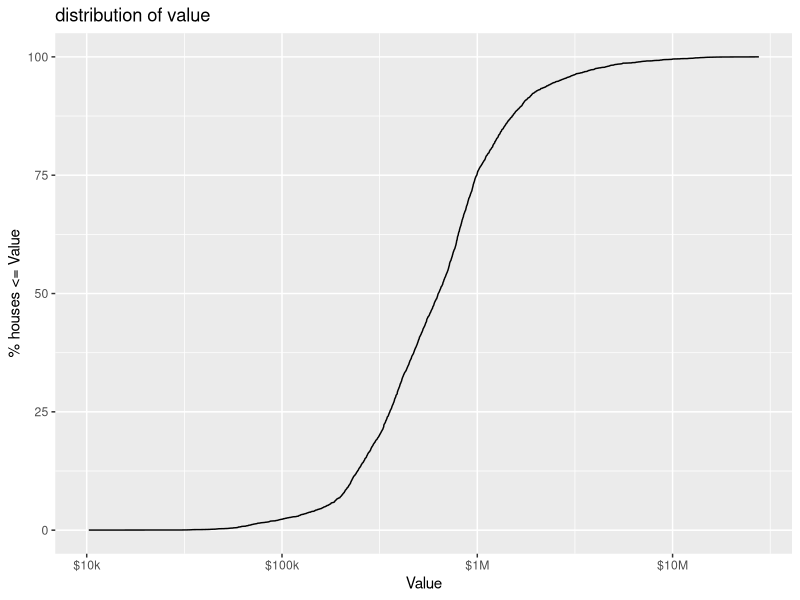
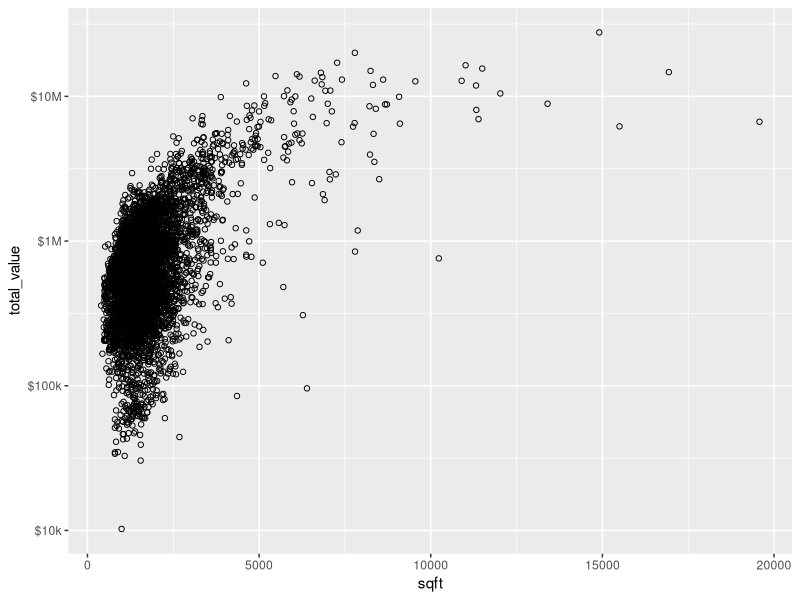
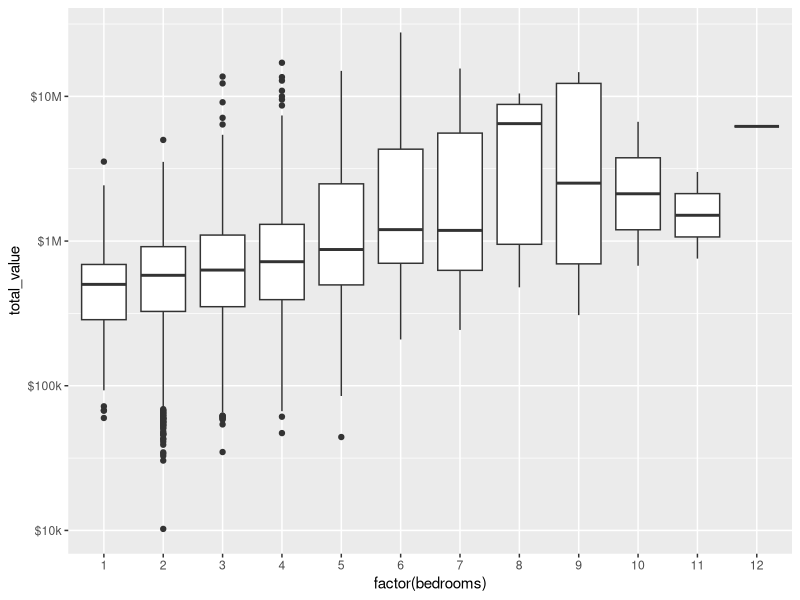
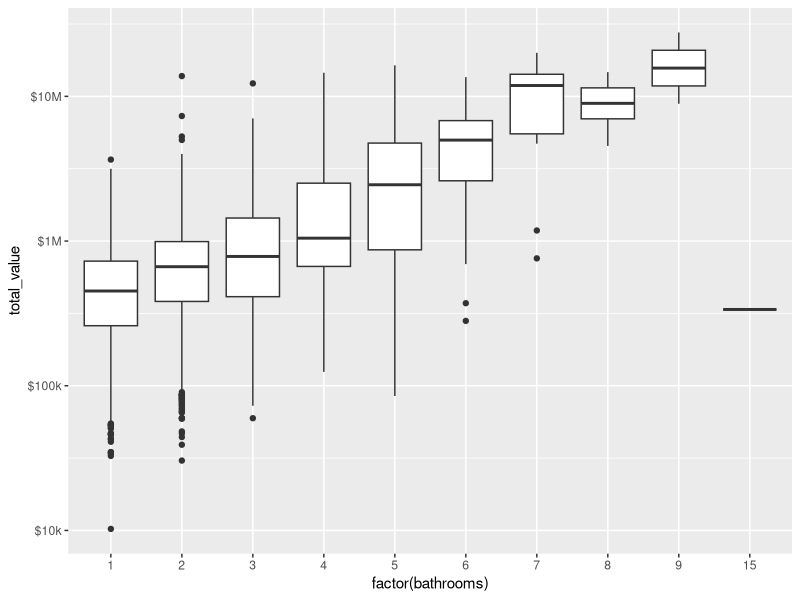
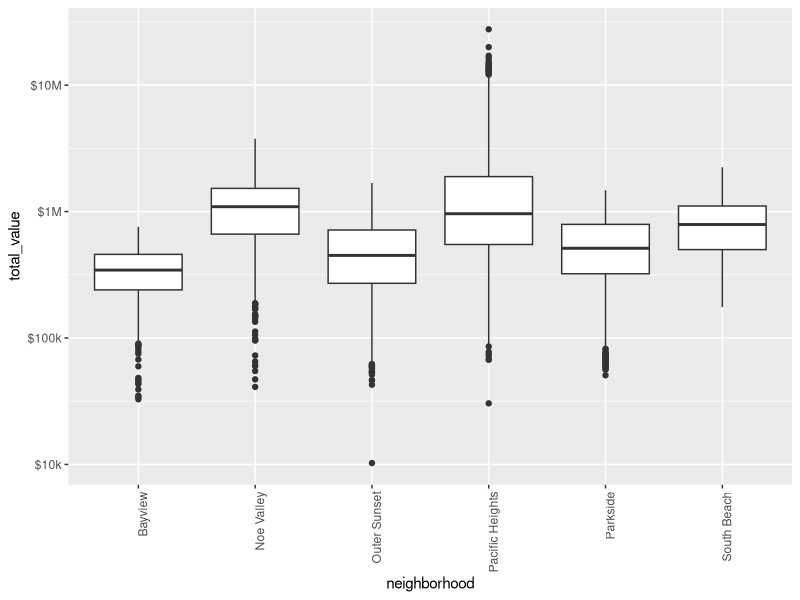
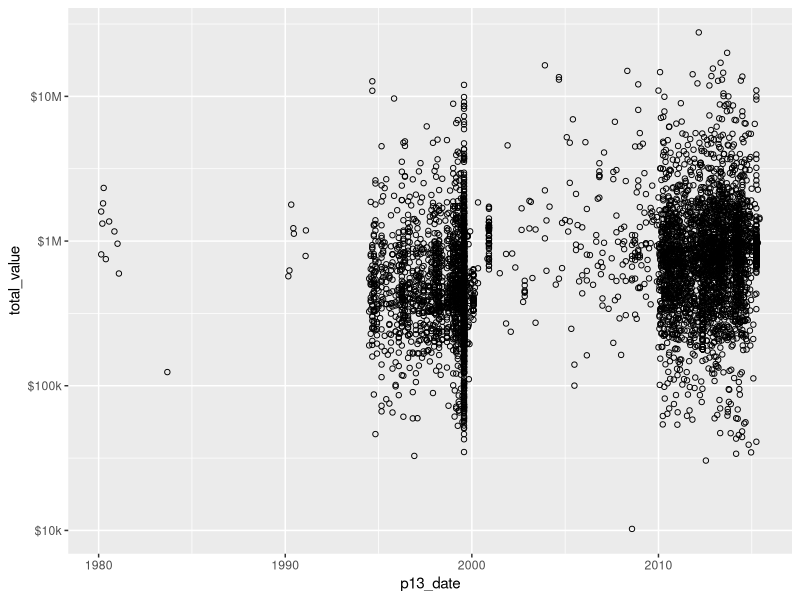
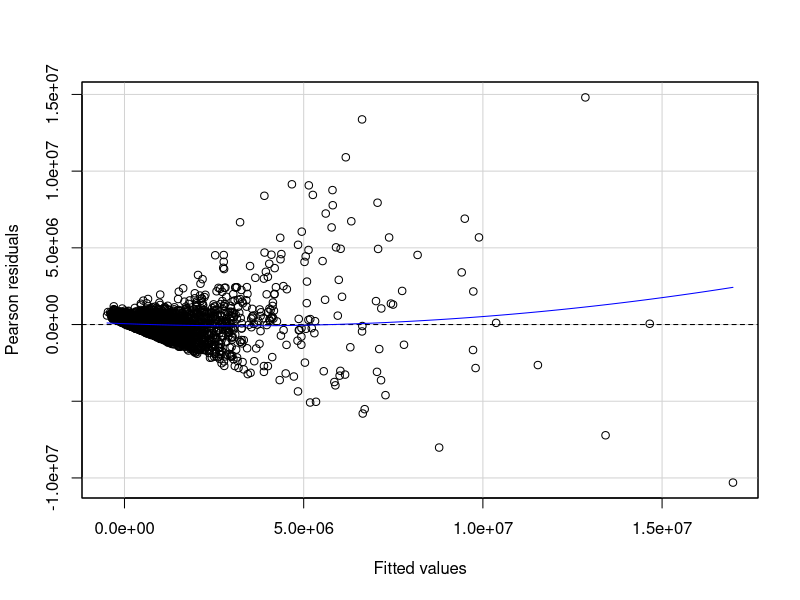
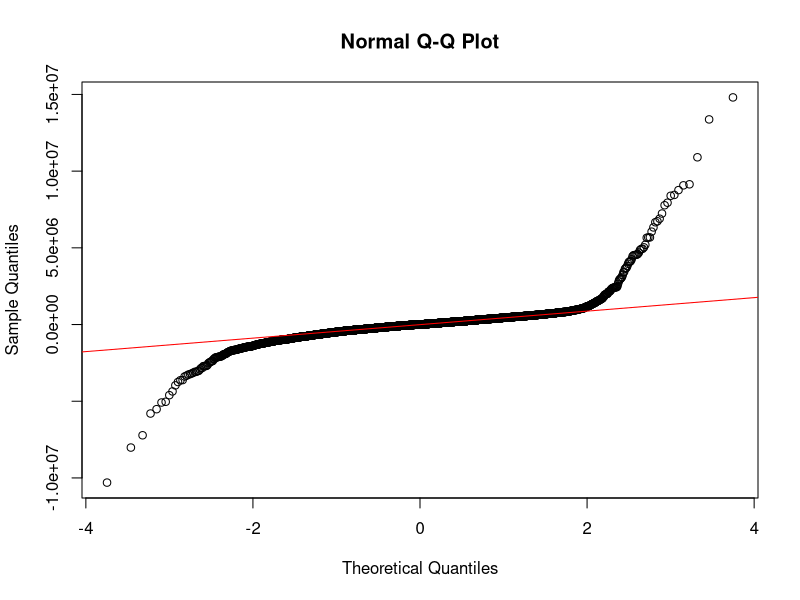

Generate these figures, in order, with R: (Note: this script raises an error after producing the figures.)
## ---- chunk 1
library(xtable)
library(ggplot2)
library(car)
options(xtable.comment = FALSE)
train <- read.csv('property_train.csv')
value_breaks=c(1e4,1e5,1e6,1e7)
value_labels=c('$10k','$100k','$1M','$10M')
## ---- chunk 2
tab <- xtable(head(train,3))
print(tab, type="latex", size="\\fontsize{6pt}{8pt}\\selectfont")
## ---- chunk 3
qplot(total_value, 100*ecdf(total_value)(total_value), data=train, geom='line')+scale_x_log10(breaks=value_breaks, labels=value_labels)+xlab("Value")+ylab("% houses <= Value")+ggtitle("distribution of value")
## ---- chunk 4
# fix date columns
train$recordation_date <- as.Date(train$recordation_date, format='%m/%d/%Y')
train$change_date <- as.Date(train$change_date, format='%m/%d/%Y')
train$sales_date <- as.Date(train$sales_date, format='%m/%d/%Y')
train$p13_date <- as.Date(train$p13_date, format='%Y-%m-%d')
value_x_scale <- scale_x_log10(breaks=value_breaks, labels=value_labels)
value_y_scale <- scale_y_log10(breaks=value_breaks, labels=value_labels)

ggplot(aes(x=sqft, y=total_value), data=train)+value_y_scale+geom_point(shape=1)
## ---- chunk 5
qplot(factor(bedrooms), total_value, data=train, geom='boxplot')+value_y_scale
## ---- chunk 6
qplot(factor(bathrooms), total_value, data=train, geom='boxplot')+value_y_scale
## ---- chunk 7
qplot(neighborhood, total_value, data=train, geom='boxplot')+value_y_scale+theme(axis.text.x = element_text(angle = 90, hjust = 1))
## ---- chunk 8
ggplot(aes(x=p13_date, y=total_value), data=train)+value_y_scale+geom_point(shape=1)
## ---- chunk 9
m1 <- lm(total_value ~ sqft + bathrooms + neighborhood,
         data=train)
## ---- chunk 10
residualPlot(m1)
## ---- chunk 11
qqnorm(m1$residuals); qqline(m1$residuals, col='red')
## ---- chunk 12
train$lvalue <- log10(train$total_value)
m2 <- lm(lvalue ~ sqft + bathrooms + neighborhood,
         data=train)
c(summary(m2)$r.squared, BIC(m2))
## ---- chunk 13
qqnorm(m2$residuals); qqline(m2$residuals, col='red')
## ---- chunk 14
junk <- residualPlots(m2)
## ---- chunk 15
train$lsqft <- log10(train$sqft)
m3 <- lm(lvalue ~ lsqft + bathrooms + neighborhood,
         data=train)
c(summary(m3)$r.squared, BIC(m3))
## ---- chunk 16
junk <- residualPlots(m3, ~ lsqft)
## ---- chunk 17
m4 <- lm(lvalue ~ lsqft + I(lsqft^2) + bathrooms + 
         neighborhood, data=train)
c(summary(m4)$r.squared, BIC(m4))
## ---- chunk 18
junk <- residualPlots(m4, ~ lsqft + I(lsqft^2))
## ---- chunk 19
m5 <- lm(lvalue ~ lsqft + I(lsqft^2) + bathrooms
         + I(bathrooms^2) + neighborhood, data=train)
c(summary(m5)$r.squared, BIC(m5))
## ---- chunk 20
junk <- residualPlots(m5, ~ bathrooms + I(bathrooms^2))
## ---- chunk 21
junk <- residualPlots(m5, ~ neighborhood)
## ---- chunk 22
m6 <- lm(lvalue ~ lsqft + I(lsqft^2) + bathrooms 
         + neighborhood + lsqft:neighborhood, 
         data=train)
c(summary(m6)$r.squared, BIC(m6))
## ---- chunk 23
junk <- residualPlots(m5, ~ lsqft*neighborhood)
